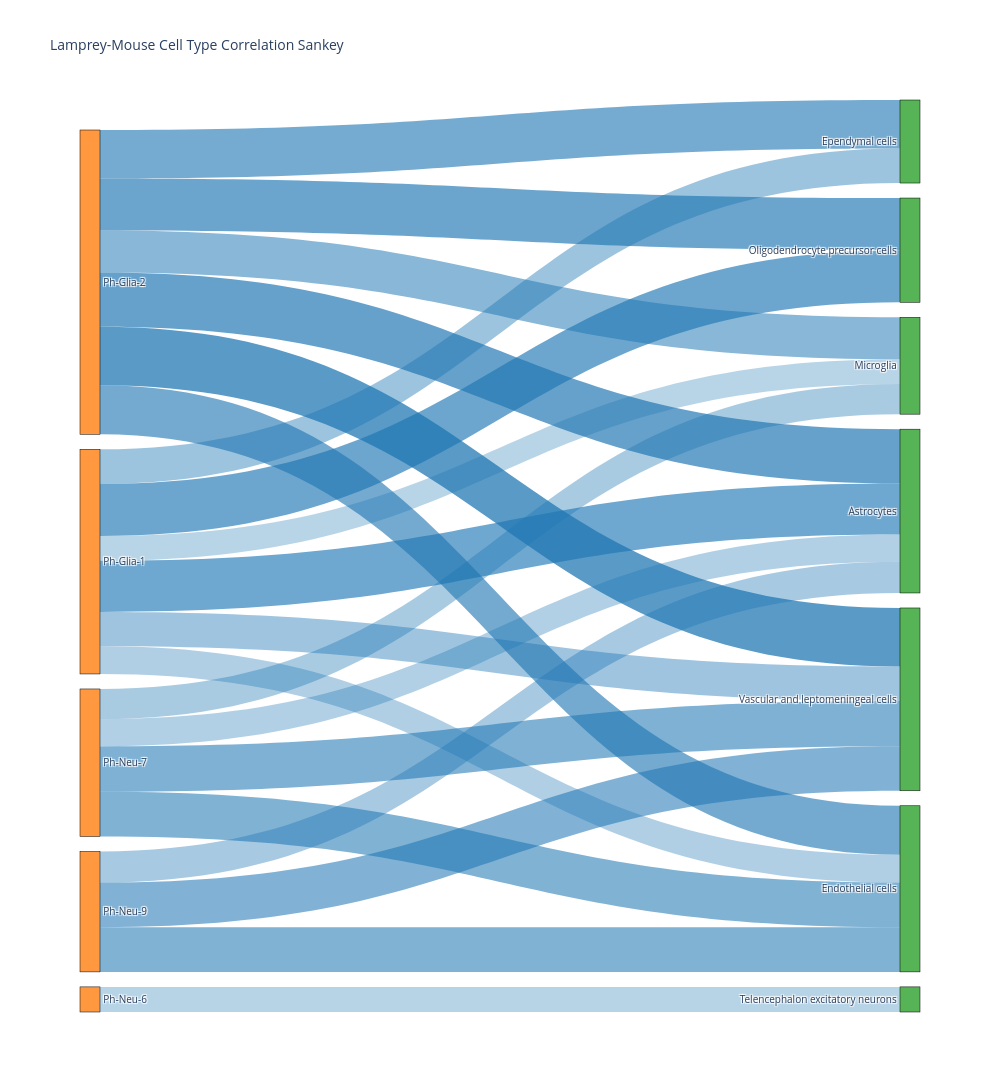

The notebook cell this image was saved under:
### Code cell
import plotly.graph_objects as go
import numpy as np

def plot_sankey_from_corr(corr_matrix, threshold=0.3, output_path=None):

    
    lamprey_labels = list(corr_matrix.index)
    mouse_labels = list(corr_matrix.columns)
    all_labels = lamprey_labels + mouse_labels
    
    label_to_idx = {label: idx for idx, label in enumerate(all_labels)}
    
    sources = []
    targets = []
    values = []
    colors = []
    
    for i, lamprey_type in enumerate(lamprey_labels):
        for j, mouse_type in enumerate(mouse_labels):
            corr_val = corr_matrix.loc[lamprey_type, mouse_type]
            
            if corr_val > threshold:
                sources.append(label_to_idx[lamprey_type])
                targets.append(label_to_idx[mouse_type])
                values.append(corr_val)
                
                alpha = min(corr_val, 1.0)
                colors.append(f'rgba(31, 119, 180, {alpha})')
    
    node_colors = ['rgba(255, 127, 14, 0.8)'] * len(lamprey_labels) + \
                  ['rgba(44, 160, 44, 0.8)'] * len(mouse_labels)
    
    fig = go.Figure(data=[go.Sankey(
        node=dict(
            pad=15,
            thickness=20,
            line=dict(color="black", width=0.5),
            label=all_labels,
            color=node_colors
        ),
        link=dict(
            source=sources,
            target=targets,
            value=values,
            color=colors
        )
    )])
    
    fig.update_layout(
        title_text="Lamprey-Mouse Cell Type Correlation Sankey",
        font_size=10,
        height=1200,
        width=1000
    )
    
    if output_path:
        if output_path.endswith('.html'):
            fig.write_html(output_path)
        else:
            fig.write_image(output_path)
    
    fig.show()
    return fig
fig = plot_sankey_from_corr(corr_matrix, threshold=0.3, )
fig.write_html('/data/work/22.fusemap/05.stereoalign/02.scvi/03.Hippocampal/01_20251223/Hippocampal_1.html')

### Figure 1 — Plotly figure (JSON) as saved in the notebook; plotly's stock layout.template omitted (floating-point values rounded to 4 significant figures)
{"data": [{"link": {"color": ["rgba(31, 119, 180, 0.6444657522093954)", "rgba(31, 119, 180, 0.3493167790421261)", "rgba(31, 119, 180, 0.4366229005442586)", "rgba(31, 119, 180, 0.3127168242209792)", "rgba(31, 119, 180, 0.6568297563034219)", "rgba(31, 119, 180, 0.43277770140500954)", "rgba(31, 119, 180, 0.6847380652329924)", "rgba(31, 119, 180, 0.6183679388606577)", "rgba(31, 119, 180, 0.6101239883228062)", "rgba(31, 119, 180, 0.5278517770654506)", "rgba(31, 119, 180, 0.6575294855116715)", "rgba(31, 119, 180, 0.7368809818515552)", "rgba(31, 119, 180, 0.31654439884797686)", "rgba(31, 119, 180, 0.3431614387116026)", "rgba(31, 119, 180, 0.563388035164648)", "rgba(31, 119, 180, 0.38066307388107073)", "rgba(31, 119, 180, 0.5719902506696211)", "rgba(31, 119, 180, 0.392526815095972)", "rgba(31, 119, 180, 0.5630067296328213)", "rgba(31, 119, 180, 0.5627179820892141)"], "source": [0, 0, 0, 0, 0, 0, 1, 1, 1, 1, 1, 1, 10, 11, 11, 11, 11, 13, 13, 13], "target": [14, 16, 17, 18, 21, 25, 14, 16, 17, 18, 21, 25, 23, 14, 16, 18, 25, 14, 16, 25], "value": [0.6445, 0.3493, 0.4366, 0.3127, 0.6568, 0.4328, 0.6847, 0.6184, 0.6101, 0.5279, 0.6575, 0.7369, 0.3165, 0.3432, 0.5634, 0.3807, 0.572, 0.3925, 0.563, 0.5627]}, "node": {"color": ["rgba(255, 127, 14, 0.8)", "rgba(255, 127, 14, 0.8)", "rgba(255, 127, 14, 0.8)", "rgba(255, 127, 14, 0.8)", "rgba(255, 127, 14, 0.8)", "rgba(255, 127, 14, 0.8)", "rgba(255, 127, 14, 0.8)", "rgba(255, 127, 14, 0.8)", "rgba(255, 127, 14, 0.8)", "rgba(255, 127, 14, 0.8)", "rgba(255, 127, 14, 0.8)", "rgba(255, 127, 14, 0.8)", "rgba(255, 127, 14, 0.8)", "rgba(255, 127, 14, 0.8)", "rgba(44, 160, 44, 0.8)", "rgba(44, 160, 44, 0.8)", "rgba(44, 160, 44, 0.8)", "rgba(44, 160, 44, 0.8)", "rgba(44, 160, 44, 0.8)", "rgba(44, 160, 44, 0.8)", "rgba(44, 160, 44, 0.8)", "rgba(44, 160, 44, 0.8)", "rgba(44, 160, 44, 0.8)", "rgba(44, 160, 44, 0.8)", "rgba(44, 160, 44, 0.8)", "rgba(44, 160, 44, 0.8)"], "label": ["Ph-Glia-1", "Ph-Glia-2", "Ph-Neu-1", "Ph-Neu-10", "Ph-Neu-11", "Ph-Neu-12", "Ph-Neu-2", "Ph-Neu-3", "Ph-Neu-4", "Ph-Neu-5", "Ph-Neu-6", "Ph-Neu-7", "Ph-Neu-8", "Ph-Neu-9", " Astrocytes", " Dentate gyrus granule neurons", " Endothelial cells", " Ependymal cells", " Microglia", " Olfactory bulb excitatory neurons", " Olfactory bulb inhibitory neurons", " Oligodendrocyte precursor cells", " Oligodendrocytes", " Telencephalon excitatory neurons", " Telencephalon inhibitory neurons", " Vascular and leptomeningeal cells"], "line": {"color": "black", "width": 0.5}, "pad": 15, "thickness": 20}, "type": "sankey"}], "layout": {"font": {"size": 10}, "height": 1200, "title": {"text": "Lamprey-Mouse Cell Type Correlation Sankey"}, "width": 1000}}
